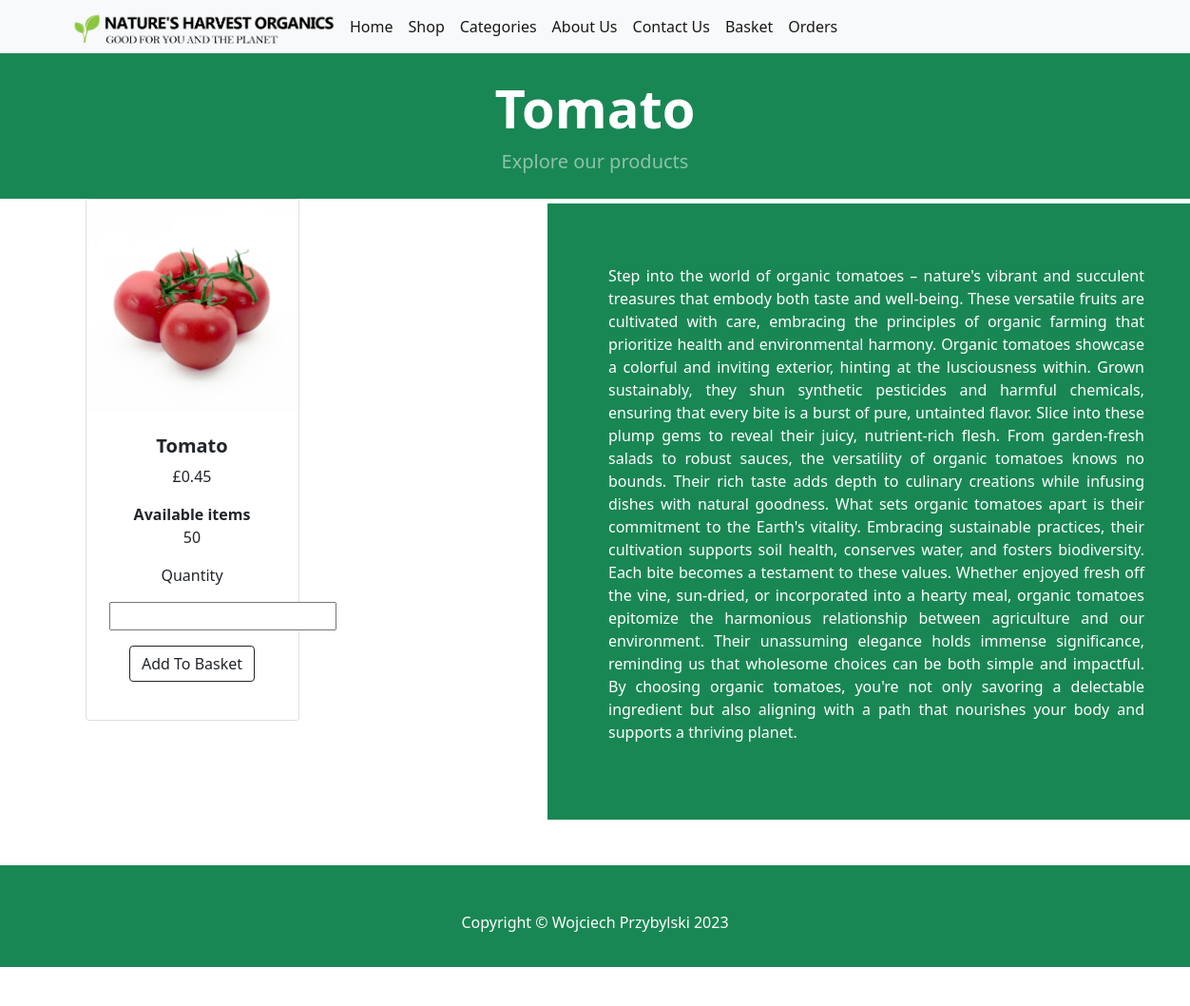
Screenshot of /Tomato with the database file from the repository.
### tables this page shows
CREATE TABLE items (
	id INTEGER NOT NULL, 
	name VARCHAR(30) NOT NULL, 
	stock INTEGER NOT NULL, 
	price FLOAT NOT NULL, 
	type_id VARCHAR(15) NOT NULL, 
	PRIMARY KEY (id), 
	UNIQUE (name), 
	FOREIGN KEY(type_id) REFERENCES types (id)
);

### application/__init__.py (the view)
    @app.route('/Tomato')
    def tomato():
        from application import models
        items = models.Items.query.all()
        baseUrl = '/static/'
        return render_template("indiv_items/tomato.html", baseUrl=baseUrl, items=items)

### application/templates/indiv_items/tomato.html (shortened to what this page needs)
{% extends 'base.html' %}
{% block content %}
    <header class="bg-success py-2">
        <div class="container px-4 px-lg-5 my-3">
            <div class="text-center text-white">
                <h1 class="display-4 fw-bolder">Tomato</h1>
                <p class="lead fw-normal text-white-50 mb-0">Explore our products</p>
            </div>
        </div>
    </header>
    <section class="py-5">
        <div class="container px-4 px-lg-5 mt-5">
            <div class="row gx-4 gx-lg-5 row-cols-2 row-cols-md-3 row-cols-xl-4 justify-content-center">
                {% for item in items %}
                {% if item.name == 'Tomato' %}
                <div class="col mb-5" style="translate: -26.5rem;">
                        <div class="card h-100">
                            <a class="pic" href="/{{item.name}}"><img src="{{ baseUrl }}assets/images/{{item.id}}.jpg"></img></a>
                            <div class="card-body p-4">
                                <div class="text-center">
                                    <h5 class="fw-bolder">{{item.name}}</h5>
                                        <p class="">£{{ "%.2f" | format(item.price) }}</p>
                                    <div>
                                        <b class="fw-bolder">Available items</b>
                                        <p class="">{{item.stock}}</p>
                                    </div>
                                    <div>
                                        <p>Quantity</p>
                                        <p><input id="quantity_input_id" name="quantity_input" type="number" min="0" max={{item.amount}}/></p>
                                        <p><input class="btn btn-outline-dark mt-auto" name="add_item" type="submit" value="Add To Basket"></p>
                                    </div>
                                </div>
                            </div/div>
                        </div>
                </div>
                {% endif %}
                {% endfor %}
            </div>
            <div class="disc">
                <p>Step into the world of organic tomatoes – nature's vibrant and succulent treasures that embody both taste and well-being. These versatile fruits are cultivated with care, embracing the principles of organic farming that prioritize health and environmental harmony.
                    Organic tomatoes showcase a colorful and inviting exterior, hinting at the lusciousness within. Grown sustainably, they shun synthetic pesticides and harmful chemicals, ensuring that every bite is a burst of pure, untainted flavor.
                    Slice into these plump gems to reveal their juicy, nutrient-rich flesh. From garden-fresh salads to robust sauces, the versatility of organic tomatoes knows no bounds. Their rich taste adds depth to culinary creations while infusing dishes with natural goodness.
                    What sets organic tomatoes apart is their commitment to the Earth's vitality. Embracing sustainable practices, their cultivation supports soil health, conserves water, and fosters biodiversity. Each bite becomes a testament to these values.
                    Whether enjoyed fresh off the vine, sun-dried, or incorporated into a hearty meal, organic tomatoes epitomize the harmonious relationship between agriculture and our environment. Their unassuming elegance holds immense significance, reminding us that wholesome choices can be both simple and impactful. By choosing organic tomatoes, you're not only savoring a delectable ingredient but also aligning with a path that nourishes your body and supports a thriving planet.
                    </p>
        </div>
        </div>
    </section>
{% endblock %}

### rows the page displays
items: name "Tomato", price "0.45", stock "50"
